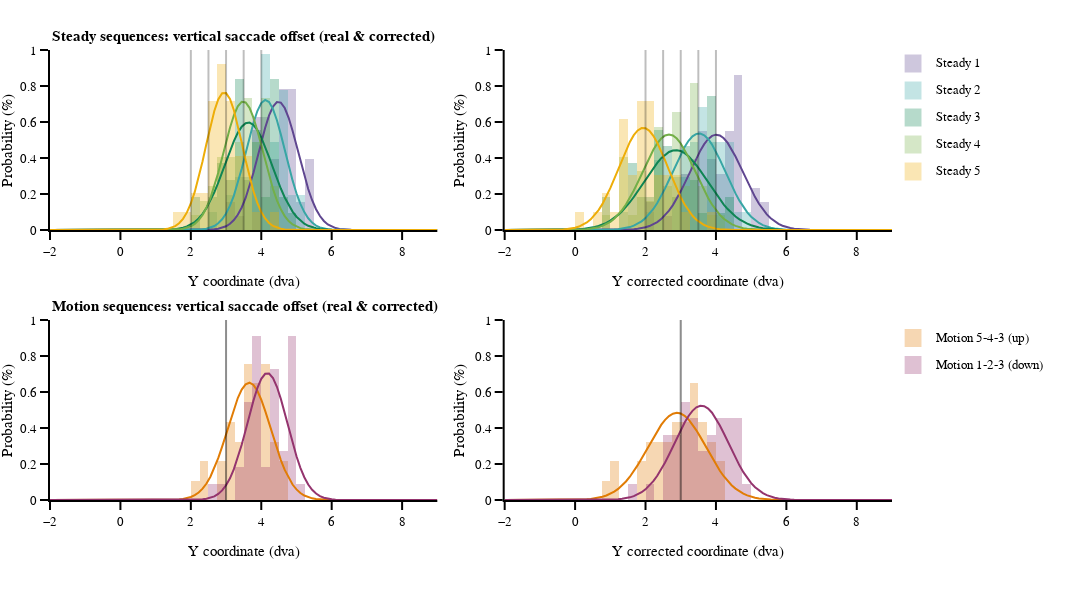

Notebook source saved alongside this figure:
### Markdown cell above
#### Saccade y landing distribution

### Code cell
# subplot settings
rows, cols = 2, 2
leg_mergin = 200
fig_height, fig_width = 600,500*cols+leg_mergin
column_widths,row_heights = [1,1],[1,1]
sb_specs = [[{},{}],[{},{}]]
fig = make_subplots(rows=rows, cols=cols, print_grid=False, vertical_spacing=0.2, horizontal_spacing=0.08, 
                    column_widths=column_widths, row_heights=row_heights)

x_range = [-2,9]
x_range_norm = [-1,2]
y_range = [0,1]
x_gauss = np.linspace(x_range[0], x_range[1], 100)
x_gauss_norm = np.linspace(x_range_norm[0], x_range_norm[1], 100)

# Figure title
fig.add_annotation(xref='paper', yref='paper', x=0, y=1.03, text='<b>Steady sequences: vertical saccade offset (real & corrected)<b>', 
                   showarrow=False, font_size = template_specs['title_font_size'], xanchor = 'left', yanchor='middle')
fig.add_annotation(xref='paper', yref='paper', x=0, y=0.43, text='<b>Motion sequences: vertical saccade offset (real & corrected)<b>',  
                   showarrow=False, font_size = template_specs['title_font_size'], xanchor = 'left', yanchor='middle')

# compute values corrected in space as a function of steady condition
# 1. fit gaussian on steady condition
mu_steady, sigma_steady = np.zeros(5), np.zeros(5)
for steady_seq in np.arange(0,5):
    df_steady = df_all.loc[(df_all.main_sac_trial == 1) & (df_all.trial_sequence == steady_seq+1)]
    mu_steady[steady_seq], sigma_steady[steady_seq] = norm.fit(df_steady['sac_y_offset_trial']-df_steady['jitter_y_trial'])

# 2. fit linear regression between 5 values
real_steady = np.array([4, 3.5, 3, 2.5, 2])
slope, intercept, r, p, se = linregress(real_steady, mu_steady)

# 3. normalize values between regressed min and max value
min_norm, max_norm = intercept + slope*real_steady[4], intercept + slope*real_steady[0]
range_norm = max_norm-min_norm
val_to_norm = df_all['sac_y_offset_trial']-df_all['jitter_y_trial']
norm_val = (val_to_norm-min_norm)/range_norm

# 3. put values in between presented min and max real y value 
corrected_val = (norm_val*real_steady[4])+(real_steady[0]-real_steady[4])
df_all = df_all.assign(corrected_y_offset=corrected_val)

for ts_num, ts in enumerate(tss):
    # row/col and data selection
    if ts_num == 0:   row_val, y_line = 1, 4
    elif ts_num == 1: row_val, y_line = 1, 3.5
    elif ts_num == 2: row_val, y_line = 1, 3
    elif ts_num == 3: row_val, y_line = 1, 2.5
    elif ts_num == 4: row_val, y_line = 1, 2
    elif ts_num == 5: row_val, y_line = 2, 3
    elif ts_num == 6: row_val, y_line = 2, 3

    df_cond = df_all.loc[(df_all.main_sac_trial == 1) & 
                         (df_all.trial_sequence == ts_num+1)
                                ] 
        
    # plot
    fig.append_trace(go.Histogram(x=df_cond['sac_y_offset_trial']-df_cond['jitter_y_trial'],
                                  name=ts,
                                  marker_color=ts_cols[ts_num], 
                                  marker_opacity=0.3, histnorm='probability density',
                                  xbins_size = 0.25),row=row_val, col=1)
    fig.append_trace(go.Histogram(x=df_cond.corrected_y_offset,
                                  name=ts,
                                  marker_color=ts_cols[ts_num], 
                                  marker_opacity=0.3, histnorm='probability density',
                                  xbins_size = 0.25),row=row_val, col=2)

    # fit and plot gaussian
    (mu, sigma) = norm.fit(df_cond['sac_y_offset_trial']-df_cond['jitter_y_trial'])
    y_gauss = norm.pdf(x_gauss,mu,sigma)
    fig.append_trace(go.Scatter(x=x_gauss,
                                y=y_gauss,
                                mode='lines', line_color=ts_cols[ts_num], 
                                marker_line_width=0,marker_symbol='circle'),row=row_val, col=1)
    
    (mu_norm, sigma_norm) = norm.fit(df_cond.corrected_y_offset)
    y_gauss_norm = norm.pdf(x_gauss,mu_norm,sigma_norm)
    fig.append_trace(go.Scatter(x=x_gauss,
                                y=y_gauss_norm,
                                mode='lines', line_color=ts_cols[ts_num], 
                                marker_line_width=0,marker_symbol='circle'),row=row_val, col=2)
    
    # legend
    if ts_num < 5:
        fig.add_annotation(xref='paper', yref='paper', x=x_legend_top, y=y_legend_top-(y_legend_step*ts_num), 
                           text=ts, showarrow=False, font_size = template_specs['axes_font_size'], xanchor = 'left', yanchor='middle')
        fig.add_shape(type='rect',xref='paper', yref='paper', fillcolor=ts_cols[ts_num],line_width=0, opacity=0.3,
                      x0=x_legend_top-0.025-rad_leg/4, y0=y_legend_top-y_legend_step*ts_num-rad_leg/2, 
                      x1=x_legend_top-0.025+rad_leg/4, y1=y_legend_top-y_legend_step*ts_num+rad_leg/2)
    else:
        fig.add_annotation(xref='paper', yref='paper', x=x_legend_top, y=y_legend_bot-(y_legend_step*(ts_num-5)), 
                           text=ts, showarrow=False, font_size = template_specs['axes_font_size'], xanchor = 'left', yanchor='middle')
        fig.add_shape(type='rect',xref='paper', yref='paper', fillcolor=ts_cols[ts_num],line_width=0, opacity=0.3,
                      x0=x_legend_top-0.025-rad_leg/4, y0=y_legend_bot-y_legend_step*(ts_num-5)-rad_leg/2, 
                      x1=x_legend_top-0.025+rad_leg/4, y1=y_legend_bot-y_legend_step*(ts_num-5)+rad_leg/2)

    fig.add_vline(x=y_line, opacity=0.25, row=row_val, col=1)
    fig.add_vline(x=y_line, opacity=0.25, row=row_val, col=2)
    
# axes settings
for row in np.arange(rows):
    for col in np.arange(cols):                    
        if col == 0: x_title = 'Y coordinate (dva)'
        elif col == 1: x_title = 'Y corrected coordinate (dva)'
        fig.update_xaxes(visible=True, ticklen=8, linewidth=template_specs['axes_width'], range=x_range, title=x_title, row=row+1, col=col+1)
        fig.update_yaxes(visible=True, ticklen=8, linewidth=template_specs['axes_width'], range=y_range, title='Probability (%)',row=row+1, col=col+1)

fig.layout.update(template=fig_template, width=fig_width, height=fig_height, margin_l=50, margin_r=leg_mergin, margin_t=50, margin_b=100, showlegend=False, barmode='overlay')
fig.show()
if not os.path.exists(fig_dir):os.mkdir(fig_dir)
fig.write_image('{}/{}_vertical_saccade_landing_sequence.pdf'.format(fig_dir, subject))
